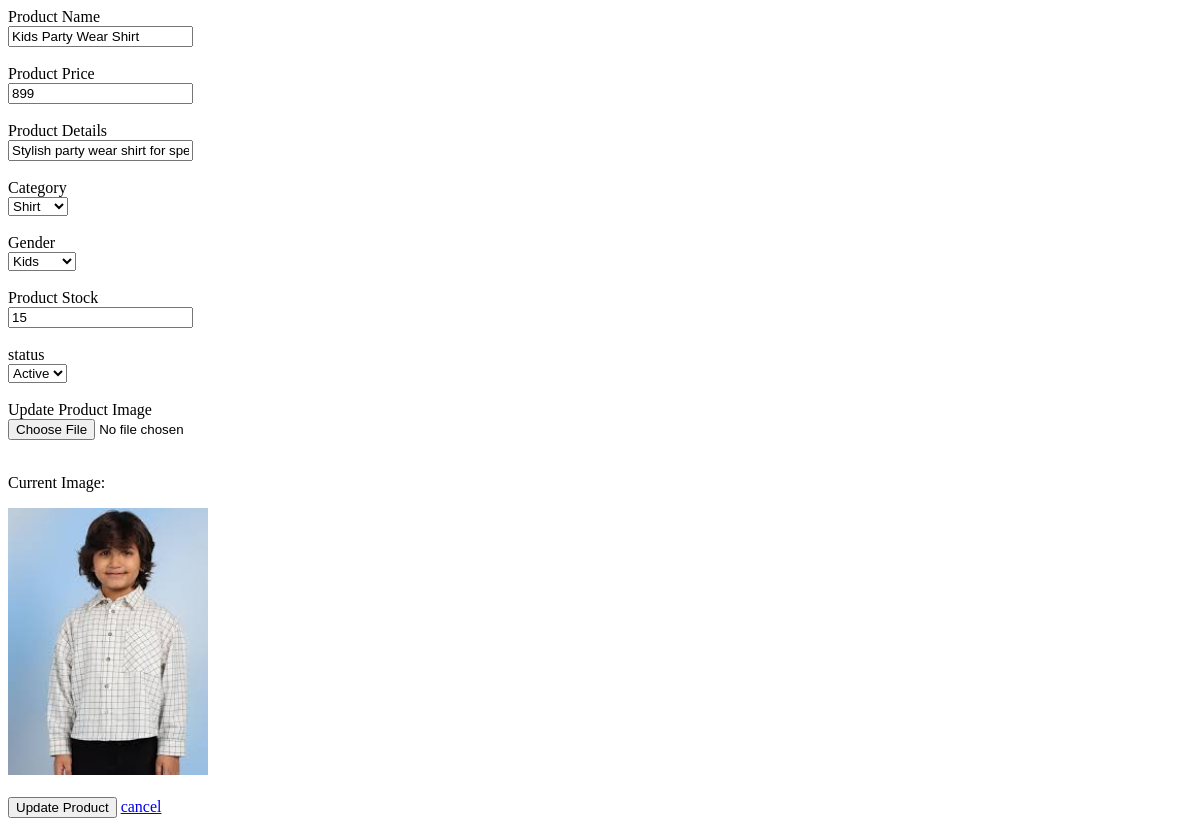
Page /update/18 (signed in) on the earlier database version.
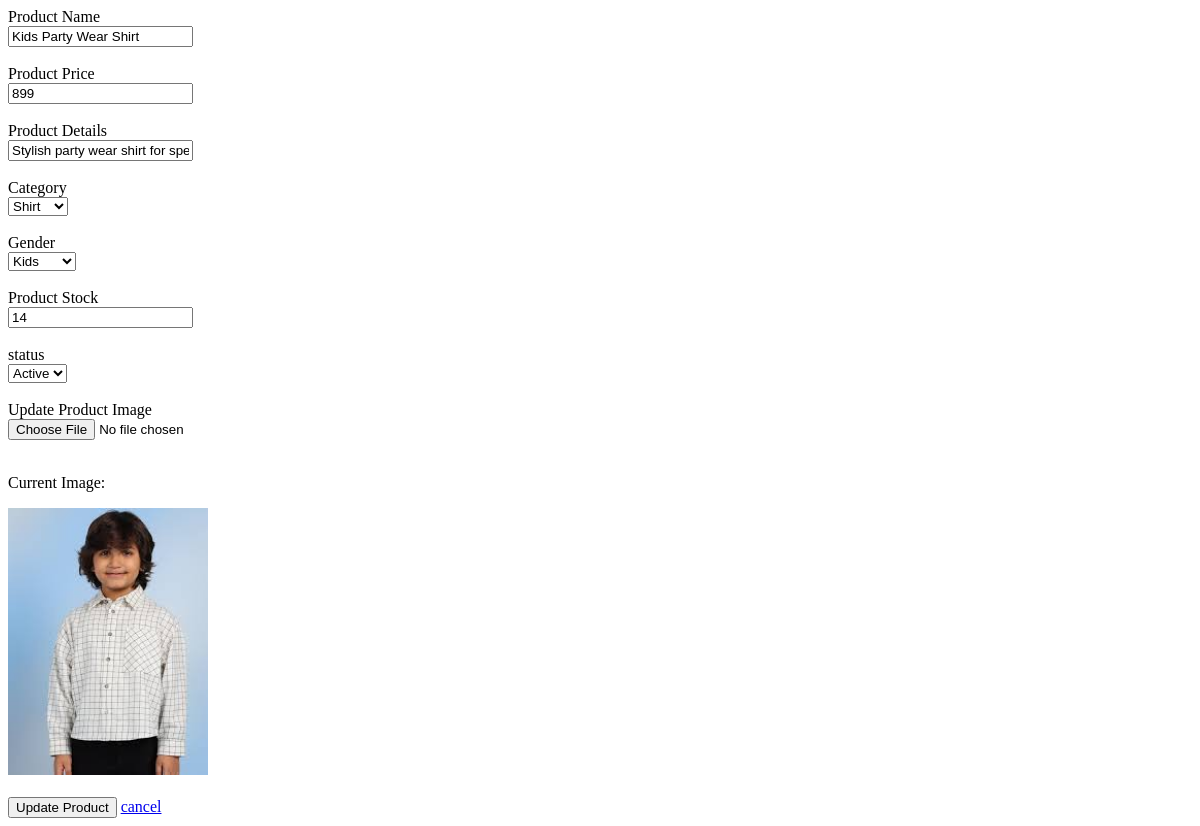
Same page on the later database version.
### app/models/product.py (models this page shows, shortened)
class Product(db.Model):
    id=db.Column(db.Integer, primary_key = True)
    product_name = db.Column(db.String(100))
    product_price= db.Column(db.Integer)
    product_image= db.Column(db.String(200))
    product_details = db.Column(db.Text)
    product_category = db.Column(db.String(100))
    product_gender= db.Column(db.String(20))
    product_stock= db.Column(db.Integer)
    status = db.Column(db.String(10),nullable=False,default='active')
    seller_id = db.Column(db.Integer, db.ForeignKey('user.id'))
    orders = db.relationship(
        'Order',
        backref='product',
        cascade='all, delete-orphan',  # automatically delete orders
        passive_deletes=True
    )

### app/product/routes.py (the view, shortened to what this page needs)
@product_bp.route('/update/<int:product_id>', methods=['GET', 'POST'])
def update(product_id):
    if 'user' not in session:
        return redirect(url_for('auth.login'))
    username = session.get('user')
    user = User.query.filter_by(username= username).first()
    if user.user_type not in ['s', 'admin']:
        abort(404),404
    product = Product.query.get_or_404(product_id)
    seller = User.query.get(product.seller_id)
    if seller.status =="block":
        flash("user is block we can not update product ")
        return redirect(url_for('admin.dashboard'))
    form = UpdateProduct()
    if request.method == 'GET':
        form.product_name.data = product.product_name
        form.product_price.data = product.product_price
        form.product_details.data = product.product_details
        form.product_category.data = product.product_category
        form.product_gender.data = product.product_gender
        form.product_stock.data = product.product_stock
        form.status.data = product.status
    return render_template('update.html', form=form, product=product)

### app/forms.py
class UpdateProduct(FlaskForm):
    product_name = StringField("Product Name", validators=[DataRequired()])
    product_price = IntegerField(
        "Product Price",
        validators=[DataRequired(), NumberRange(min=1)]
    )
    product_details = StringField("Product Details", validators=[DataRequired()])
    product_category = SelectField(
        'Category',
        choices=[('shirt', 'Shirt'), ('pant', 'Pant'), ('shoes', 'Shoes')],
        validators=[InputRequired()]
    )
    product_gender = SelectField(
        'Gender',
        choices=[('men', 'Men'), ('women', 'Women'), ('kids', 'Kids')],
        validators=[InputRequired()]
    )
    product_stock = IntegerField(
        "Product Stock",
        validators=[DataRequired(), NumberRange(min=1)]
    )
    product_image = FileField(
        "Update Product Image",
        validators=[FileAllowed(['jpg', 'jpeg', 'png'])]
    )
    status = SelectField(
        'status',
        choices=[('active', 'Active'), ('hide', 'Hide')],
        validators=[InputRequired()]
    )
    submit = SubmitField("Update Product")

### app/templates/update.html (shortened to what this page needs)
<!DOCTYPE html>
<html lang="en">
<head>
</head>
<body>
    <form method="POST" enctype="multipart/form-data">
        {{ form.product_name.label }}<br>
        {{ form.product_name() }}<br><br>
        {{ form.product_price.label }}<br>
        {{ form.product_price() }}<br><br>
        {{ form.product_details.label }}<br>
        {{ form.product_details() }}<br><br>
        {{ form.product_category.label }}<br>
        {{ form.product_category() }}<br><br>
        {{ form.product_gender.label }}<br>
        {{ form.product_gender() }}<br><br>
        {{ form.product_stock.label }}<br>
        {{ form.product_stock() }}<br><br>
        {{ form.status.label }}<br>
        {{ form.status() }}<br><br>
        {{ form.product_image.label }}<br>
        {{ form.product_image() }}<br><br>
        <p>Current Image:</p>
        <img src="{{ url_for('static', filename='uploads/' + product.product_image) }}" width="200">
        <br><br>
        {{ form.submit() }}
        <a href="/cancel">cancel</a>
    </form>
</body>
</html>

Differences in the rows shown:
changed Product "Kids Party Wear Shirt": product_stock "15" → "14"
